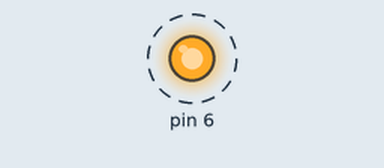
This sketch was run on a simulated Arduino Uno, built with avr-gcc and run on an emulated ATmega328P. On the bench: output pins drawn as LEDs (lit = HIGH). Dashed ring = blinking.

Above: at 0.5 s.
Timing chart, 0 to 4.6 s (numbered marks = the images above):
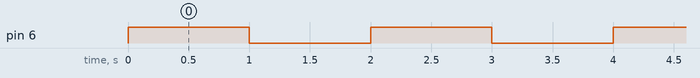

Measured:
- by itself, pin 6: alternates HIGH for 1.0 s and LOW for 1.0 s

The sketch:

LED_Blink_AVR.ino
```cpp
void setup() {
  // put your setup code here, to run once:
  DDRD |= 0x40;
}

void loop() {
  // put your main code here, to run repeatedly:
  PORTD |= 0x40;
  delay(1000);
  PORTD &= ~0x40;
  delay(1000);
}
```
